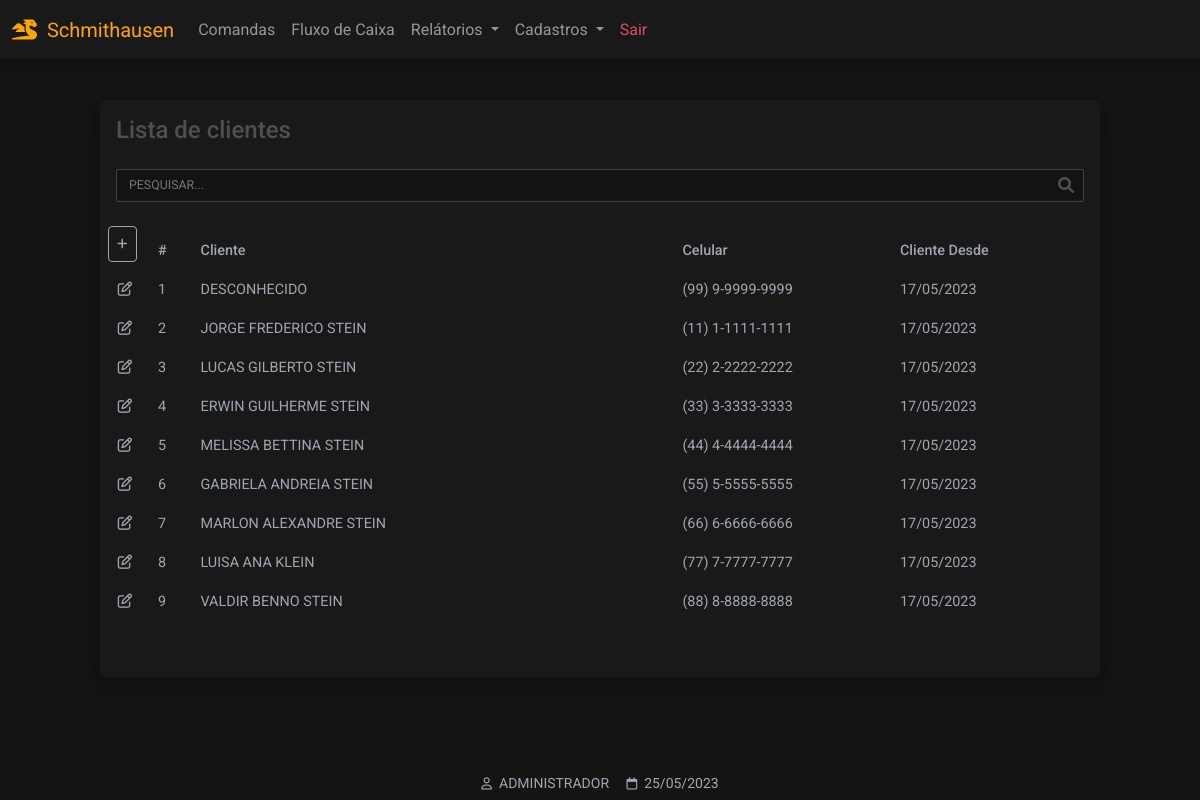
/clientes (signed in), run on the app's committed database.
### website/models.py (models this page shows)
class Cliente(db.Model):
    id = db.Column(db.Integer, primary_key=True)
    fone = db.Column(db.String(150))
    data_criacao = db.Column(db.DateTime(timezone=True), default=func.now())
    nome = db.Column(db.String(150))

class User(db.Model, UserMixin):
    id = db.Column(db.Integer, primary_key=True)
    email = db.Column(db.String(150), unique=True)
    password = db.Column(db.String(150))
    first_name = db.Column(db.String(150))
    user = db.relationship('Produto',backref='produto')

### website/views.py (the view)
@views.route('/clientes', methods=['GET','POST'])
@login_required
def clientes():
    clientes = []
    rows = Cliente.query.all()
    for r in rows:
        clientes.append(r)
    return render_template("clientes_listar.html", user=current_user, data=data, clientes=clientes)

### website/__init__.py (called while the page is built)
def create_app():
    app = Flask(__name__)
    app.config['SECRET_KEY'] = 'hjshjhdjah kjshkjdhjs'
    app.config['SQLALCHEMY_DATABASE_URI'] = f'sqlite:///{DB_NAME}'
    db.init_app(app)
    from .views import views
    from .auth import auth
    app.register_blueprint(views, url_prefix='/')
    app.register_blueprint(auth, url_prefix='/')
    from .models import User, Cliente, Produto
    with app.app_context():
        db.create_all()
    login_manager = LoginManager()
    login_manager.login_view = 'auth.login'
    login_manager.login_message = u"FAVOR EFETUAR LOGIN!"
    login_manager.init_app(app)
    @login_manager.user_loader
    def load_user(id):
        return User.query.get(int(id))
    return app

### website/templates/clientes_listar.html (shortened to what this page needs)
{% extends "base.html" %}
{% block content %}
<div class="container-fluid"
style="min-height:100dvh;padding-top:100px">
<div class="table-responsive w-100 card bg-dark larg-max m-auto"
style="padding-bottom: 40px">
<table  class="table table-borderless table-sm bg-dark text-secondary">
<thead>
<tr>
<p class="h4 p-3">Lista de clientes</p>
</tr>
<tr>
<tr>
    <div class="p-3 pt-0">
            <div class="form-outline"
            style="margin-bottom: 0!important;padding-bottom: 0!important;">
            <input type="text"
            style="text-transform:uppercase"
            id="inputPesquisarCliente"
            class="myInputs form-control-sm"
            placeholder="Pesquisar..."
            onkeyup='pesquisarTabelaClientes()'
            />
            </div>
    </div>
</tr>
<thead>
<tr>
<th class="text-nowrap" scope="col">
<a href="/clientes_cadastrar" class="p-2 btn btn-sm btn-outline-light">
<i class="fa-solid fa-plus"></i>
</a>
</th>
<th class="text-nowrap" scope="col">#</th>
<th class="text-nowrap" scope="col" style="min-width: 280px;">Cliente</th>
<th class="text-nowrap" scope="col">Celular</th>
<th class="text-nowrap" scope="col">Cliente Desde</th>
<th class="text-nowrap" scope="col"></th>
</tr>
</thead>
<tbody id="tb-clientes">
{% for i in clientes %}
<tr>
<td class="text-center" style="width: 50px">
<a
role="button"
class="text-secondary"
href="/clientes_atualizar/{{ i.id }}">
<i class="fa-regular fa-pen-to-square"></i>
</a>
</td>
<td class="text-nowrap" scope="row"> {{ i.id }} </td>
<td class="text-nowrap" scope="row"> {{ i.nome }} </td>
<td class="text-nowrap" scope="row"> {{ i.fone }} </td>
<td class="text-nowrap" scope="row"> {{ i.data_criacao.strftime('%d/%m/%Y') }} </td>
<td>
</td>
</tr>
{% endfor %}
</tbody>
</table>
</div>
</div>
{% endblock %}
{% block titlefooter %}
<span style="color:#9FA6B2">
&nbsp;{{ user.first_name.split()[0] | upper }}
<span style="color:#9FA6B2">
&nbsp;{{ data.strftime('%d/%m/%Y') }}
</span>
{% endblock %}

### website/templates/base.html (shortened to what this page needs)
<!DOCTYPE html>
<html lang="pt-br">
<head>
<link rel="stylesheet" href="https://cdnjs.cloudflare.com/ajax/libs/font-awesome/6.0.0/css/all.min.css"/>
<link rel="stylesheet" type="text/css"       href="{{ url_for('static', filename='css/mdb.min.css')      }}">
<link rel="stylesheet" type="text/css"       href="{{ url_for('static', filename='css/base.css')         }}">
</head>
<body class="dark-ligth">
<nav id="navbar" class="autohide navbar navbar-expand-lg bg-dark fixed-top navbar-dark ">
  <div class="container-fluid">
    <a class="navbar-brand" style="color: orange;pointer-events: none;"><i class="fa-solid fa-dragon"></i>&nbsp;&nbsp;Schmithausen</a>
    {% if user.is_authenticated %}
    <div class="collapse navbar-collapse" id="navbarSupportedContent">
      <ul class="navbar-nav me-auto mb-2 mb-lg-0 my-navbar">
        <li class="nav-item">
          <a class="nav-link" href="/comandas">Comandas</a>
        </li>
        <li class="nav-item">
          <a class="nav-link" href="#">Fluxo de Caixa</a>
        </li>
        <li class="nav-item dropdown">
          <a class="nav-link dropdown-toggle" href="#" id="navbarDropdown" role="button" data-mdb-toggle="dropdown" aria-expanded="false">
            Relátorios
          </a>
        </li>
        <li class="nav-item dropdown">
          <a class="nav-link dropdown-toggle" href="#" id="navbarDropdown" role="button" data-mdb-toggle="dropdown" aria-expanded="false">
            Cadastros
          </a>
            <li class="nav-item">
            <a class="nav-link text-danger" href="/logout">Sair</a>
            </li>
        {% endif %}
        </li>
      </ul>
    </div>
  </div>
</nav>
  {% block content %}
  {% endblock %}
<footer class="bg-dark text-center text-white fixed-bottom">
  <div class="text-center p-1" style="background-color: rgba(0, 0, 0, 0.2)">
   <small style="color:orange;">
   {% block titlefooter %}{% endblock %}
   </small>
  </div>
</footer>
</body>
</html>

### website/static/css/base.css (style rules this page uses)
:root { --color-orange: orange; --color-primary: #3B71CA; --color-secondary: #9FA6B2; --color-success: #14A44D; --color-danger: #DC4C64; --color-warning: #E4A11B; --color-info: #54B4D3; --color-ligth:#FBFBFB; --color-dark-ligth: #131313; --color-dark:#191919; }
.bg-dark { background-color: var(--color-dark)!important; }
.btn-outline-light { border: 1px solid var(--color-secondary); color: var(--color-secondary); }
.myInputs { width: 100%; border: 1px solid #9FA6B250; background-color: var(--color-dark-ligth); color: var(--color-ligth); padding: 0.35rem; padding-left: 0.75rem; border-radius: 3px; }
.larg-max { max-width: 1000px!important; }
.dark-ligth { background-color: var(--color-dark-ligth); }
.form-outline { margin-bottom: 35px!important; }

### data on the page
Cliente: id "1", nome "DESCONHECIDO", fone "(99) 9-9999-9999", data_criacao "17/05/2023"
Cliente: id "2", nome "JORGE FREDERICO STEIN", fone "(11) 1-1111-1111", data_criacao "17/05/2023"
Cliente: id "3", nome "LUCAS GILBERTO STEIN", fone "(22) 2-2222-2222", data_criacao "17/05/2023"
Cliente: id "4", nome "ERWIN GUILHERME STEIN", fone "(33) 3-3333-3333", data_criacao "17/05/2023"
Cliente: id "5", nome "MELISSA BETTINA STEIN", fone "(44) 4-4444-4444", data_criacao "17/05/2023"
Cliente: id "6", nome "GABRIELA ANDREIA STEIN", fone "(55) 5-5555-5555", data_criacao "17/05/2023"
Cliente: id "7", nome "MARLON ALEXANDRE STEIN", fone "(66) 6-6666-6666", data_criacao "17/05/2023"
Cliente: id "8", nome "LUISA ANA KLEIN", fone "(77) 7-7777-7777", data_criacao "17/05/2023"
Cliente: id "9", nome "VALDIR BENNO STEIN", fone "(88) 8-8888-8888", data_criacao "17/05/2023"
User: first_name "ADMINISTRADOR"

### other printed values
{{ data.strftime('%d/%m/%Y') }} "25/05/2023"
